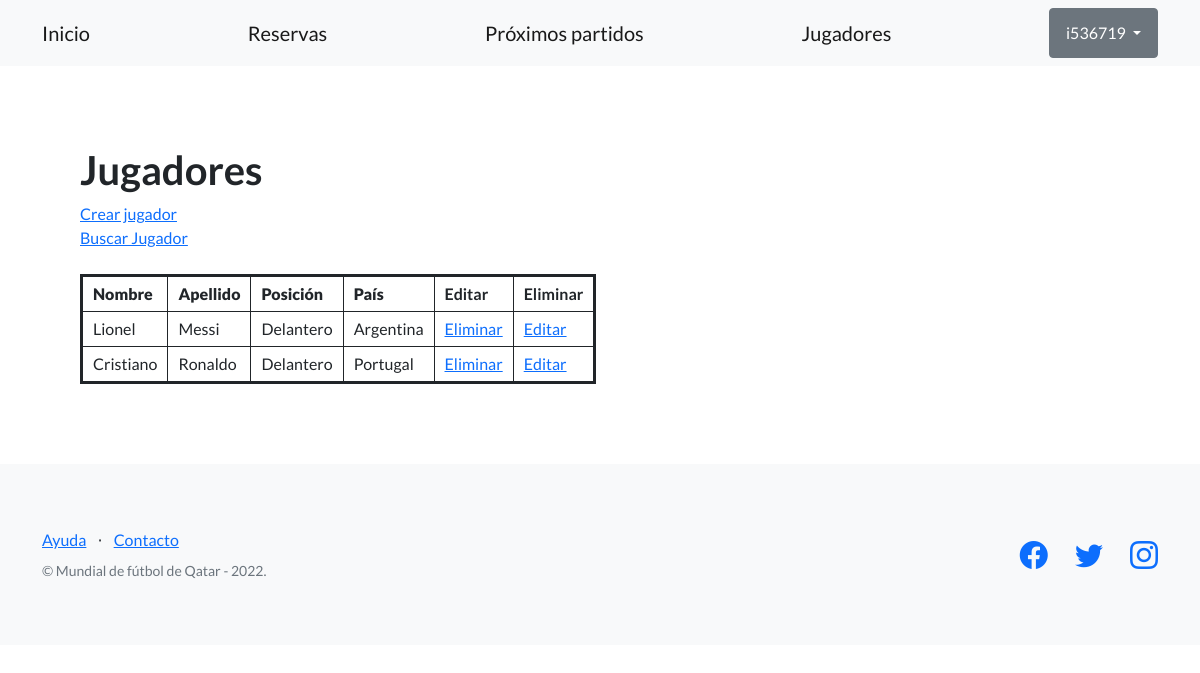
/proyecto-mundial/jugadores/ (signed in), run on the app's committed database.
### AppCoder/models.py (models this page shows, shortened)
class Jugador(models.Model):
    nombre = models.CharField(max_length=128)
    apellido = models.CharField(max_length=128)
    posicion = models.CharField(max_length=128)
    pais = models.CharField(max_length=100)

### AppCoder/views.py (the view)
@login_required
def jugador(request):
    jugadores = Jugador.objects.all()
    return render(request, "AppCoder/jugadores.html", {'jugadores': jugadores})

### AppCoder/templates/AppCoder/jugadores.html (shortened to what this page needs)
{% extends "AppCoder/plantilla_base.html" %}
{% block contenido_base %}
<h1>Jugadores</h1>
<a href="{% url 'crear_jugador' %}">Crear jugador</a>
<br>
<a href="{% url 'busqueda_jugador_form' %}">Buscar Jugador</a>
<br><br>
<table class="coder-table">
  <tbody>
    <tr>
      <th><strong>Nombre</strong></th>
      <th><strong>Apellido</strong></th>
      <th><strong>Posición</strong></th>
      <th><strong>País</strong></th>
      <th>Editar</th>
      <th>Eliminar</th>
      </tr>
    {% for jugador in jugadores %}
    <tr>
      <td>{{jugador.nombre}}</td>
      <td>{{jugador.apellido}}</td>
      <td>{{jugador.posicion}}</td>
      <td>{{jugador.pais}}</td>
      <td><a href="{% url 'eliminar_jugador' jugador.id %}">Eliminar</a></td>
      <td><a href="{% url 'editar_jugador' jugador.id %}">Editar</a></td>
    </tr>
    {% endfor %}
  </tbody>
</table>
{% endblock contenido_base %}

### AppCoder/templates/AppCoder/plantilla_base.html (shortened to what this page needs)
{% load static %}
<!DOCTYPE html>
<html lang="en">
    <head>
        <link href="https://cdn.jsdelivr.net/npm/bootstrap-icons@1.5.0/font/bootstrap-icons.css" rel="stylesheet" type="text/css" />
        <link href="{% static 'AppCoder/css/styles.css' %}" rel="stylesheet" />
    </head>
    <body>
        <nav class="navbar navbar-light bg-light static-top">
            <div class="container">
                <a class="navbar-brand" href="{% url 'inicio' %}">Inicio</a>
                <a class="navbar-brand" href="{% url 'reservas' %}">Reservas</a>
                <a class="navbar-brand" href="{% url 'partidos' %}">Próximos partidos</a>
                <a class="navbar-brand" href="{% url 'jugadores' %}">Jugadores</a>
                {% if user.is_authenticated %}
                <div class="dropdown">
                    <button class="btn btn-secondary dropdown-toggle" type="button" id="dropdownMenuButton1" data-bs-toggle="dropdown" aria-expanded="false">
                      {{ user.username }}
                    </button>
                  </div>
                {% else %}
                <a class="btn btn-primary" href="{% url 'register' %}">REGISTRARSE</a>
                {% endif %}
            </div>
        </nav>
        <section style="padding:80px;">
            {% block contenido_base %}
            {% endblock contenido_base %}
        </section>
        <footer class="footer bg-light">
            <div class="container">
                <div class="row">
                    <div class="col-lg-6 h-100 text-center text-lg-start my-auto">
                        <ul class="list-inline mb-2">
                            <li class="list-inline-item"><a href="#!">Ayuda</a></li>
                            <li class="list-inline-item">⋅</li>
                            <li class="list-inline-item"><a href="#!">Contacto</a></li>
                        </ul>
                        <p class="text-muted small mb-4 mb-lg-0">&copy; Mundial de fútbol de Qatar - 2022.</p>
                    </div>
                    <div class="col-lg-6 h-100 text-center text-lg-end my-auto">
                        <ul class="list-inline mb-0">
                            <li class="list-inline-item me-4">
                                <a href="https://www.facebook.com/FutbolMundialNoticias/"><i class="bi-facebook fs-3"></i></a>
                            </li>
                            <li class="list-inline-item me-4">
                                <a href="#!"><i class="bi-twitter fs-3"></i></a>
                            </li>
                            <li class="list-inline-item">
                                <a href="https://www.instagram.com/fifaworldcup/?hl=es"><i class="bi-instagram fs-3"></i></a>
                            </li>
                        </ul>
                    </div>
                </div>
            </div>
        </footer>
    </body>
</html>

### AppCoder/templates/AppCoder/jugadores.html (style rules this page uses)
table.coder-table { border:3px solid; }
th, td { border:1px solid; padding:5px 10px; }

### data on the page
Jugador: nombre "Lionel", apellido "Messi", posicion "Delantero", pais "Argentina"
Jugador: nombre "Cristiano", apellido "Ronaldo", posicion "Delantero", pais "Portugal"

### other printed values
{{ user.username }} "i536719"
